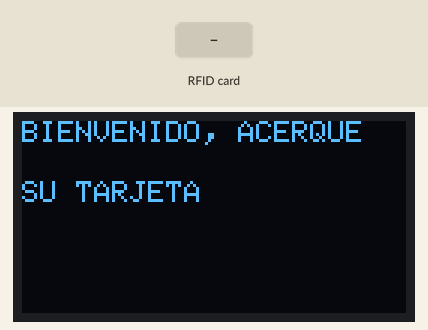
The sketch below on a simulated ESP32. Shown: 128×64 one-colour display. Inputs (shaded band) come from the test bench. WiFi joins after 1.5 s; servers stay silent unless stated; uploads are accepted with an empty reply; what the sketch prints to the serial monitor is not drawn.

Above: at 3.0 s.
3.1 s: RFID card 5E 7A 19 C4 held to the reader
At 4.4 s:
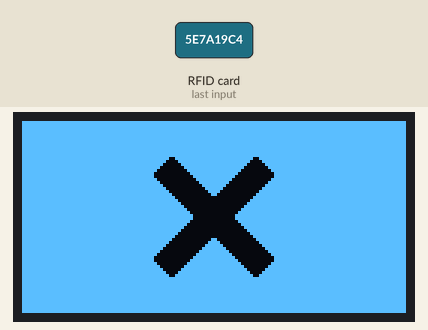
Timing chart, 0 to 6.1 s (numbered marks = the images above; inputs shaded):
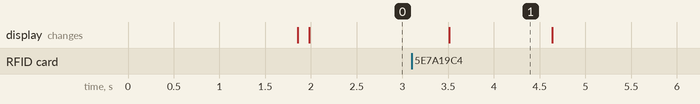

The sketch:

AppGestionAula.ino
```cpp
//Libraries
#include <SPI.h>//https://www.arduino.cc/en/reference/SPI
#include <MFRC522.h>//https://github.com/miguelbalboa/rfid
#include <WiFi.h>
#include <WiFiManager.h>
#include <HTTPClient.h>
#include <WiFiClientSecure.h>
#include <ArduinoJson.h>
#include <Wire.h>
#include <GestionAulaAux.h>
#include <oledFunctions.h>
#include "httpSecure.h"

// create an OLED display object connected to I2C
Adafruit_SSD1306 oled(SCREEN_WIDTH, SCREEN_HEIGHT, &Wire, -1);

char jsonOutput[128];
String id_sala;

// Clave de cifrado actuales
/*
MFRC522::MIFARE_Key keyA = {keyByte: {0xA0, 0xA1, 0xA2, 0xA3, 0xA4, 0xA5}};
MFRC522::MIFARE_Key keyB = {keyByte: {0xB0, 0xB1, 0xB2, 0xB3, 0xB4, 0xB5}};
*/
MFRC522::MIFARE_Key keyA = { keyByte: { 0xFF, 0xFF, 0xFF, 0xFF, 0xFF, 0xFF } };
MFRC522::MIFARE_Key keyB = { keyByte: { 0xFF, 0xFF, 0xFF, 0xFF, 0xFF, 0xFF } };

//Variables
byte nuidPICC[4] = {0, 0, 0, 0};
MFRC522::MIFARE_Key key;
MFRC522 rfid = MFRC522(SS_PIN, RST_PIN);

WiFiClientSecure client;

void setup() {
  //Init Serial USB
  Serial.begin(115200);
  Serial.println(F("Initialize System"));

  //init rfid D8,D5,D6,D7
  SPI.begin();
  rfid.PCD_Init();

  WiFiManager wm;
  bool res;
  res = wm.autoConnect("AutoConnectAP"); // password protected ap
  if(!res) {
      Serial.println("Failed to connect");
      // ESP.restart();
  }
  else{
    String mac, body, sala;
    int body_len;
    Serial.print("ESP Board IP Address:  ");
    Serial.println(WiFi.localIP());
    Serial.println("\nStarting connection to server...");
    client.setCACert(test_root_ca);
    if (!client.connect(https_server, 443)) {
      Serial.println("Connection failed!");
    }
    else{
      Serial.println("Connected to server!");
      // Data to send with HTTP POST
      DynamicJsonDocument doc(1024);
      mac = WiFi.macAddress();
      doc["mac"] = mac;
      serializeJson(doc, jsonOutput);
      body = String(jsonOutput);
      sala = httpsPost(body, server_Prov);
      if(sala == "400"){
        Serial.println("ERROR, NODO INVÁLIDO");
        id_sala = "-1";
      }
      Serial.println("Recibido" + sala);
      id_sala = sala;
    }

    client.stop();
  }

  Serial.print(F("Reader :"));
  rfid.PCD_DumpVersionToSerial();

  // initialize OLED display with I2C address 0x3C
  if (!oled.begin(SSD1306_SWITCHCAPVCC, 0x3C)) {
    Serial.println(F("failed to start SSD1306 OLED"));
    while (1);
  }
  oled.setCursor(0, 0);
}


void loop() {

  //Declaracion de variables
  byte * datosLectura;
  int idLeido[4];
  //byte * idLeido;
  byte cargoLeido;
  char * nombreLeido;
  int nameSize,posName, auxSize, iteracion, i, checkResponse;
  String httpResponseCode, body;
  long long int idDefinitivo;

  //Inicio programa
  Serial.println(F("Acerca la tarjeta al lector para escanear...."));
  oledDisplayMsg("BIENVENIDO, ACERQUE ","SU TARJETA","",oled);

  while (!rfid.PICC_IsNewCardPresent()) {
  }
  // Si hay una tarjeta cerca se lee.
  if (!rfid.PICC_ReadCardSerial()) {
    Serial.println("Entro en return para salir");
    return;
  }

  Serial.println("Leyendo datos...");


  datosLectura = (byte *)malloc(sizeof(byte) * (TAM_BLOQUE+2));
  byte readCheck = lecturaBloque(datosLectura, BLOQUE_INICIAL);
  if(readCheck > 0 && readCheck < 3){
    Serial.println("Error en la lectura");
  }
  else if(readCheck == 3){
    Serial.println("Error en el formato de los datos");
  }
  //Si la lectura ha sido correcta, se guardan los datos
  else if (readCheck == 0){
    //Lectura de los 4 bytes del id del usuario
    i = 1;
    for(i = 1; i < 1 + TAM_ID;i++){
      idLeido[i-1] = int(datosLectura[i]);
    }
    idDefinitivo = convertID(idLeido);
    //Lectura del cargo del usuario
    cargoLeido = datosLectura[i + 1];
    //Lectura del tamaño del nombre del usuario
    nameSize = datosLectura[i + TAM_CARGO + 2]; //se excluyen los tags
    nombreLeido = (char *)malloc(sizeof(char)*nameSize);
    auxSize = nameSize;
    posName = 0;
    //Lectura de la parte del nombre correspondiente al primer bloque
    for(int j = 9; j < TAM_BLOQUE - 1; j++){
      nombreLeido[posName] = char(datosLectura[j]);
      auxSize--;
      posName++;
    }
    Serial.print("Tamanyo nombre restante = ");
    Serial.println(nameSize);
    iteracion = 1;
    //Leer el resto del nombre (Maximo 2 bloques mas)
    while(auxSize > 0 && iteracion < 3){
      readCheck = lecturaBloque(datosLectura, BLOQUE_INICIAL + iteracion);
      for(int j= 0; j < (TAM_BLOQUE - 1) && auxSize >= 0; j++){
        nombreLeido[posName] = char(datosLectura[j]);
        auxSize--;
        posName++;
      }
      iteracion++;
    }
    free(datosLectura);
    //oledDisplayMsg("LEYENDO...", "ESPERE, POR FAVOR", "");


  }
  if (!client.connect(https_server, 443)) {
    Serial.println("Connection failed!");
  }
  else{

      // Data to send with HTTP POST
      DynamicJsonDocument doc(1024);
      doc["idtarjeta"] = idDefinitivo;
      doc["cargo"] = cargoLeido;
      doc["nombre"] = nombreLeido;
      doc["sala"] = id_sala;
      serializeJson(doc, jsonOutput);


      // Send HTTP POST request
      body = String(jsonOutput);
      httpResponseCode = httpsPost(body, server_App);
      checkResponse = httpResponseCode.toInt();
      switch(checkResponse){
        case 290:
        case 291:
          Serial.println("Acceso permitido, OK " + String(nombreLeido));
          oledDisplayImage(0, oled);
        break;
        case 390:
        case 391:
        case 392:
          Serial.println("Acceso permitido con retraso " + String(nombreLeido));
        case 393:
          Serial.println("Profesor no imparte " + String(nombreLeido));

        oledDisplayImage(0, oled);
        break;

        case 490:
          Serial.println("Alumno no matriculado, WRONG" + String(nombreLeido));
        case 491:
          Serial.println("Sala sin horario docente" + String(nombreLeido));

        oledDisplayImage(1, oled);
        break;

        default:
          Serial.println("Error en la conexion con el servidor");
          //oledDisplayMsg("ERROR.", "SERVER NO DISPONIBLE, ",nombreLeido);
          oledDisplayImage(1,oled);
      }


      // Free resources
      client.stop();
    }
    //Detener el lector
    rfid.PICC_HaltA();
    // Detener la encriptación Crypto1
    rfid.PCD_StopCrypto1();
}


String httpsPost(String body, String server){
  int body_length;
  String res;

  body_length = body.length();
  client.println("POST " + server + " HTTP/1.0");
  //Headers
  client.println("Content-Type: application/json");
  client.print("Content-Length: ");
  client.println(body_length);
  client.println("Connection: Close");
  client.println();
  //Body
  client.println(body);
  client.println();

  while (client.connected()) {
    String line = client.readStringUntil('\n');
    Serial.print(line);
    if (line == "\r") {
      Serial.println("headers received");
      break;
    }
  }

  if(client.available()){
    res = client.readString();
  }
  Serial.println(res);
  return res;
}

byte lecturaBloque(byte * datosLectura, int numBloque) {
  MFRC522::StatusCode estado;
  //byte datosLectura[18];  // por qué 18, no serán 16??tamBloque
  byte tamBuffer = (sizeof(uint8_t))*(TAM_BLOQUE) + 2;

  // Comenzar comunicación cifrada con Key-A
  estado = rfid.PCD_Authenticate(MFRC522::PICC_CMD_MF_AUTH_KEY_A, BLOQUE_TRAILER, &keyA, &(rfid.uid));
  if (estado != MFRC522::STATUS_OK) {
    return 1;
  }

  // Leer bloque
  estado = rfid.MIFARE_Read(numBloque, datosLectura, &tamBuffer);
  if (estado != MFRC522::STATUS_OK) {
    Serial.print("MIFARE_Read() fallo: ");
    Serial.println(rfid.GetStatusCodeName(estado));
    return 2;
  }

  mostrarByteArray(datosLectura, tamBuffer);

  if(checkTags(datosLectura) == true){
    return 0;
  }
  else{
    return 3;
  }
}
```

GestionAulaAux.h
```cpp
#ifndef GESTIONAULAAUX_H
#define GESTIONAULAAUX_H

#include <Arduino.h>

//Constants
#define SS_PIN 5
#define RST_PIN 0
#define TAM_ID 4
#define TAM_BLOQUE 16
#define TAM_CARGO 1

const byte TAG_ID = 0xD1;
const byte TAG_CARGO = 0xD2;
const byte TAG_NOMBRE = 0xD3;
//const String ID_SALA = "5";
const int BLOQUE_INICIAL = 8;
const byte BLOQUE_TRAILER = 11;

void mostrarByteArray(byte* buffer, byte bufferSize);
long long int convertID(int * id);
bool checkTags(byte * datosLectura);

#endif
```

httpSecure.h
```cpp
#ifndef HTTPSECURE_H
#define HTTPSECURE_H

#include <IPAddress.h>

IPAddress https_server = IPAddress(192,168,1,37);
String server_Prov = "https://192.168.1.37:443/GetIdSala";
String server_App = "https://192.168.1.37:443/GestionAula";

const char* test_root_ca= \
"-----BEGIN CERTIFICATE-----\n" \
"MIIDozCCAougAwIBAgIUVeW700ysY0c4WiI1fKT7D182Y0YwDQYJKoZIhvcNAQEL\n" \
"BQAwYTELMAkGA1UEBhMCRVMxDzANBgNVBAgMBk1hZHJpZDEPMA0GA1UEBwwGTWFk\n" \
"cmlkMQwwCgYDVQQKDANVQ00xCzAJBgNVBAsMAkNBMRUwEwYDVQQDDAwxOTIuMTY4\n" \
"LjEuMzgwHhcNMjMwNTIyMTYxMzUyWhcNMjQwNTIxMTYxMzUyWjBhMQswCQYDVQQG\n" \
"EwJFUzEPMA0GA1UECAwGTWFkcmlkMQ8wDQYDVQQHDAZNYWRyaWQxDDAKBgNVBAoM\n" \
"A1VDTTELMAkGA1UECwwCQ0ExFTATBgNVBAMMDDE5Mi4xNjguMS4zODCCASIwDQYJ\n" \
"KoZIhvcNAQEBBQADggEPADCCAQoCggEBAK1c+A0PBCJY8JY8jFZZx7ab7WL/cQUo\n" \
"rRJiVd+oFNmzysQilZpCs+ebhV6Kpu0fJDzT/g7lBpb0Ps27n6gv9SLpzpTQZmhj\n" \
"prm59U7C7WPOR+lrDM5X7mZQcAjg9X4gYhiKdcEikTZY9SWOZRwiEpwUDiUNBIVV\n" \
"EmY06ZmeeeFIYKPk9UM9M2veeQUuIsp26n3gTVcckET9soXRM1bjkLE4JkC5cAxo\n" \
"1kVaAYCRabupcXVh3ez2tPbP8rFJKtv//2yPjNjchiSh5FVl+uFCGdcjP59nne4l\n" \
"Kd79ovF1GtY3kUvLH5XmbXoK7padaSSXoS3DWXTylCdlOkPcrepnVP0CAwEAAaNT\n" \
"MFEwHQYDVR0OBBYEFDbiv6IIka6Ao1Zoqj9jRJ7LXxnDMB8GA1UdIwQYMBaAFDbi\n" \
"v6IIka6Ao1Zoqj9jRJ7LXxnDMA8GA1UdEwEB/wQFMAMBAf8wDQYJKoZIhvcNAQEL\n" \
"BQADggEBAGbUmr9M9bdE+jbCp8COc9O4/nG4Zel55OO7cGA5qD3LBlTlnKN9nQ3C\n" \
"qNz97ZiRlXWfjNGSFmwPOoU1jBnh9sWOAQFQAeG8GCA4g9LPCVlMzXu/dVaSWFms\n" \
"udcko2UrJW+yPOH1X5gr6KTphsF3BrkuJypDnuNY6RsDwTFKJ6yfufaI2bXL0T9o\n" \
"sHHrBTRiGDA/ws1xhpHEn8fr21p4L4zlhj/QUu3T4ZbOdGQyqFbVZS6xBZgFhQp8\n" \
"iybAKbfMpIeEx/ZydeGyjLUKHrX7nQ+Ekc5BoKpCgeigd5lyPIL2lMAUBZsc+ucr\n" \
"qfcNjbuWetT+3firO9BNnZ7BqsPJZl0=\n" \
"-----END CERTIFICATE-----\n";


#endif
```

Source omitted: ledFunctions.h (data table, 19348 bytes)

Measured:
- after the input at 3.1 s, the display: changes after 0.41 s (image 1)
- what the display in image 1 shows lasts 1.1 s, from 3.5 s to 4.6 s
